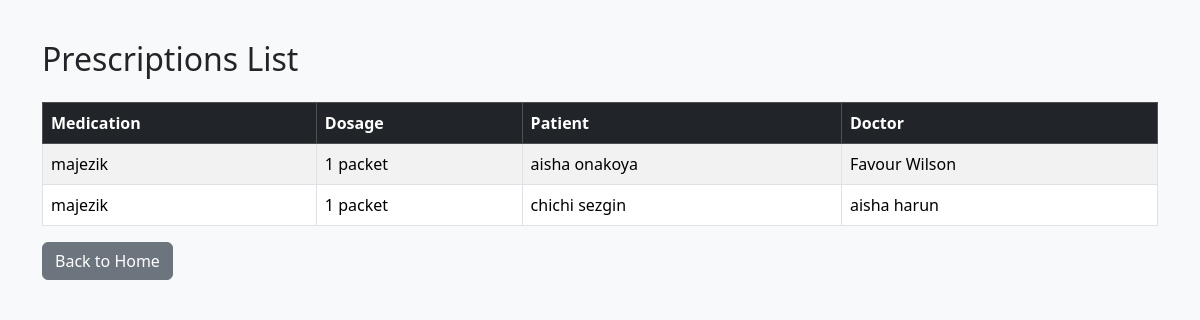
/prescriptions/, run on the app's committed database.
### hospital_app/models.py (models this page shows, shortened)
class Prescription(models.Model):
    patient = models.ForeignKey('Patient', on_delete=models.CASCADE)
    doctor = models.ForeignKey('Doctor', on_delete=models.CASCADE)
    medication = models.CharField(max_length=200)
    dosage = models.CharField(max_length=100)
    instructions = models.TextField()

class Patient(models.Model):
    first_name = models.CharField(max_length=100)
    last_name = models.CharField(max_length=100)
    gender = models.CharField(max_length=10)
    date_of_birth = models.DateField()
    phone = models.CharField(max_length=20)
    email = models.EmailField(unique=True)
    address = models.TextField()

class Doctor(models.Model):
    first_name = models.CharField(max_length=100)
    last_name = models.CharField(max_length=100)
    specialty = models.CharField(max_length=100)
    phone = models.CharField(max_length=20)
    email = models.EmailField(unique=True)

### hospital_app/views.py (the view)
# urls.py: path('prescriptions/', views.prescription_list, name='prescription_list'),
def prescription_list(request):
    prescriptions = Prescription.objects.all()
    return render(request, 'prescriptions.html', {'prescriptions': prescriptions})

### hospital_app/templates/prescriptions.html
{% extends 'base.html' %}
{% block content %}
<h2 class="mb-4">Prescriptions List</h2>
<table class="table table-striped table-bordered">
    <thead class="table-dark">
        <tr>
            <th>Medication</th>
            <th>Dosage</th>
            <th>Patient</th>
            <th>Doctor</th>
        </tr>
    </thead>
    <tbody>
        {% for p in prescriptions %}
        <tr>
            <td>{{ p.medication }}</td>
            <td>{{ p.dosage }}</td>
            <td>{{ p.patient.first_name }} {{ p.patient.last_name }}</td>
            <td>{{ p.doctor.first_name }} {{ p.doctor.last_name }}</td>
        </tr>
        {% empty %}
        <tr>
            <td colspan="4">No prescriptions available</td>
        </tr>
        {% endfor %}
    </tbody>
</table>
<a href="/" class="btn btn-secondary">Back to Home</a>
{% endblock %}

### hospital_app/templates/base.html (style rules this page uses)
body { background: #f8f9fa; }

### data on the page
Prescription: medication "majezik", dosage "1 packet", patient.first_name "aisha", patient.last_name "onakoya", doctor.first_name "Favour", doctor.last_name "Wilson"
Prescription: medication "majezik", dosage "1 packet", patient.first_name "chichi", patient.last_name "sezgin", doctor.first_name "aisha", doctor.last_name "harun"
